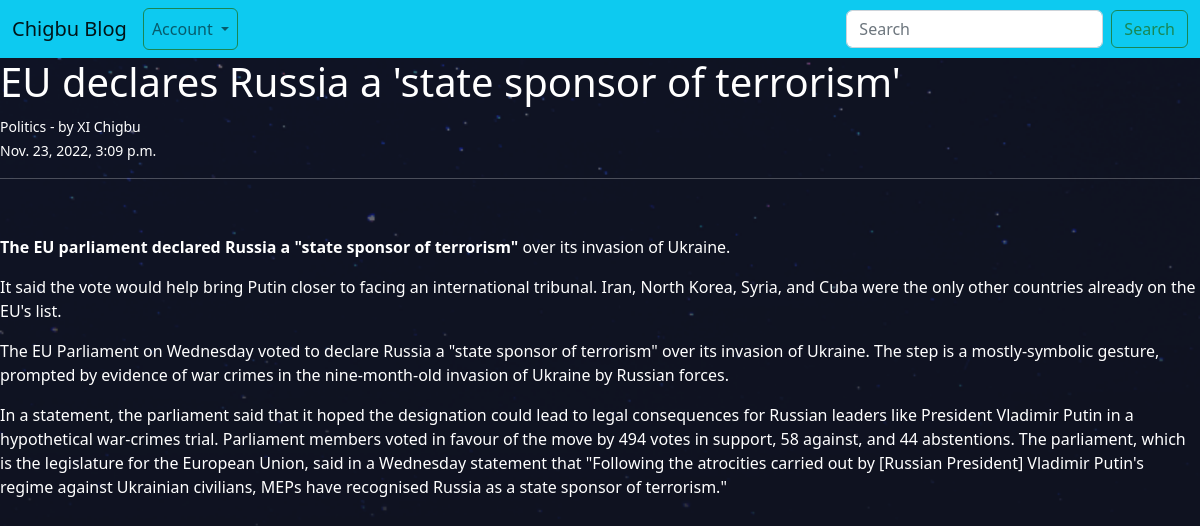
The app's page /5/ with its own data.
### blog/models.py (models this page shows, shortened)
class Reg(models.Model):
    title = models.CharField(max_length=255)
    title_tag = models.CharField(max_length=255)
    author = models.ForeignKey(User, on_delete=models.CASCADE)
    category = models.CharField(max_length=255)
    body = models.TextField()
    pub_date = models.DateTimeField(auto_now_add=True)

### blog/views.py (the view)
# urls.py: path('<int:pk>/', DetailV.as_view(), name='details'),
class DetailV(DetailView):
    model = Reg
    template_name = 'blog/art_det.html'

### blog/templates/blog/art_det.html (shortened to what this page needs)
{% extends 'blog/navbar.html' %}
{% block content %}
    <h1>
        {{ reg.title}}
    </h1>
    <small>
        {{ reg.category }} - by {{ reg.author.last_name }} {{ reg.author.first_name }}
    </small>
    <small>
        {{ reg.pub_date }}
    </small>
    <hr>
    <p>
        {{ reg.body|safe }}
    </p>
{% endblock %}

### records on screen
Reg: title "EU declares Russia a 'state sponsor of terrorism'", category "Politics", author.last_name "XI", author.first_name "Chigbu", pub_date "Nov. 23, 2022, 3:09 p.m.", body "The EU parliament declared Russia a \"state sponsor of terrorism\" over its invasion of Ukraine. It said the vote would help bring Putin closer to facing an international tribunal. Iran, North Korea, Syria, and Cuba were the only other countries already on the EU's list. The EU Parliament on Wednesday voted to declare Russia a \"state sponsor of terrorism\" over its invasion of Ukraine. The step is a mostly-symbolic gesture, prompted by evidence of war crimes in the nine-month-old invasion of Ukraine by Russian forces. In a statement, the parliament said that it hoped the designation could lead to legal consequences for Russian leaders like President Vladimir Putin in a hypothetical war-crimes…"
